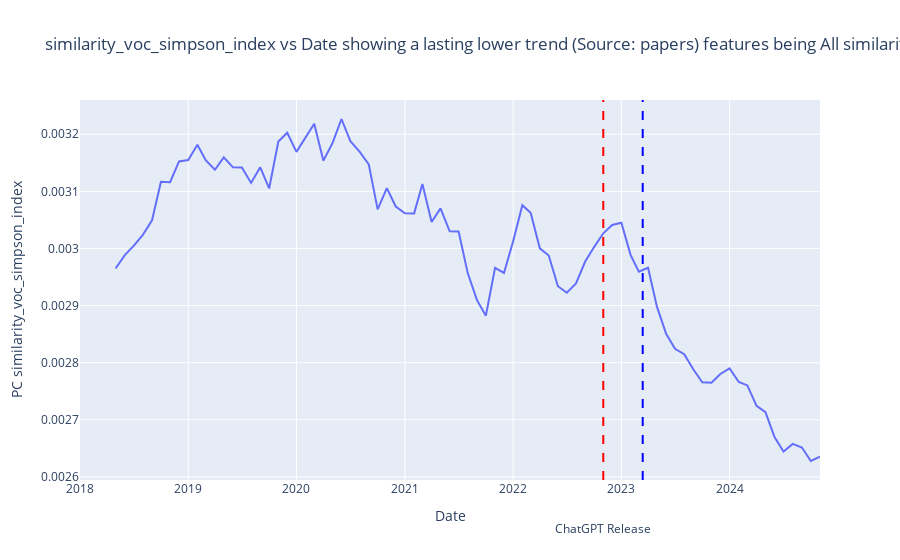
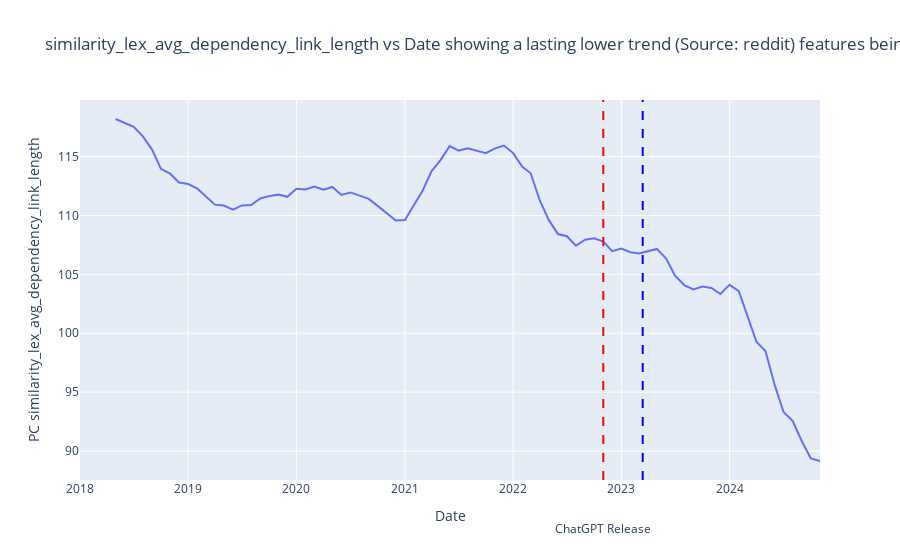
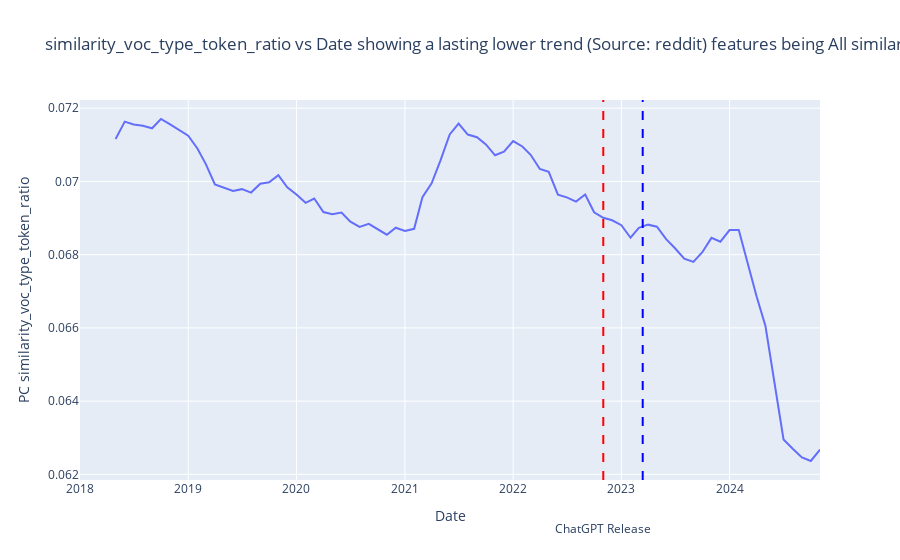
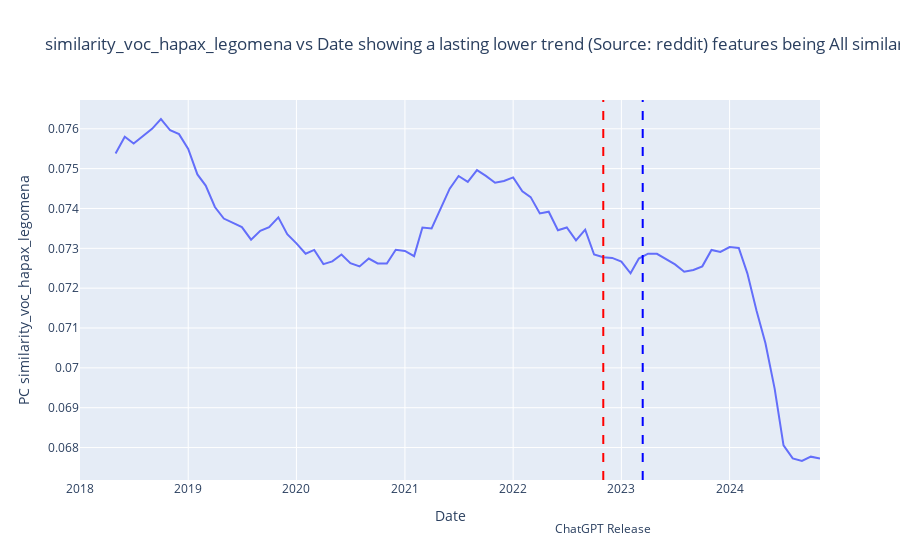

The notebook cell saved with these charts, in order:
### Code cell
for data_source_index in range(3):

    similarity_or_mean_pca_or_not = 1

    data_source = data_sources[data_source_index]
    data_source_prefix = data_sources_prefixes[data_source_index]

    column_prefix = column_prefixes[similarity_or_mean_pca_or_not]
    file_postfix = file_postfixes[similarity_or_mean_pca_or_not]

    df = pd.read_csv(os.path.join(data_source, data_source_prefix + file_postfix))
    results_df = pd.read_csv(
        os.path.join(
            data_source,
            "significant_results_" + column_prefix + data_source_prefix + file_postfix,
        )
    )

    important_columns = results_df[results_df["term"].isin(["POST"])][
        ["PC", "term", "statistic"]
    ]

    for index, row in important_columns.iterrows():
        column = row["PC"]

        if not is_in_importants(column):
            continue
        term = row["term"]
        statistic = row["statistic"]
        trend = "higher" if statistic > 0 else "lower"
        type_of_trend = "shock" if term == "ONSET" else "lasting"
        df["date"] = pd.to_datetime(
            df["year"].astype(str) + "-" + df["month"].astype(str)
        )

        # make the df column with respect to date a bit more smooth using window average
        if similarity_or_mean_pca_or_not in [0, 1]:
            df[column] = np.sqrt(df[column])
        df[column] = df[column].rolling(window=5).mean()

        px.line(
            df,
            x="date",
            y=column,
            title=f"{column} vs Date showing a {type_of_trend} {trend} trend (Source: {data_source}) features being {similarity_or_mean_pca_or_not_str_dict[similarity_or_mean_pca_or_not]}",
            labels={"date": "Date", column: f"PC {column}"},
        ).add_vline(
            x="2022-11-01",
            line_dash="dash",
            line_color="red",
        ).add_vline(
            x="2023-03-14",
            line_dash="dash",
            line_color="blue",
        ).add_annotation(
            x="2022-11-01",
            y=-0.1,
            text="ChatGPT Release",
            showarrow=False,
            xanchor="center",
            yanchor="top",
            yref="paper",
        ).add_annotation(
            x="2023-03-14",
            y=-0.2,
            text="GPT-4 Release",
            showarrow=False,
            xanchor="center",
            yanchor="top",
            yref="paper",
        ).show()

        plt.show()
        plt.close()

### Figure 1 — Plotly figure (JSON) as saved in the notebook; plotly's stock layout.template omitted (floating-point values rounded to 4 significant figures)
{"data": [{"hovertemplate": "Date=%{x}<br>PC similarity_voc_simpson_index=%{y}<extra></extra>", "legendgroup": "", "line": {"color": "#636efa", "dash": "solid"}, "marker": {"symbol": "circle"}, "mode": "lines", "name": "", "orientation": "v", "showlegend": false, "type": "scatter", "x": ["2018-01-01T00:00:00", "2018-02-01T00:00:00", "2018-03-01T00:00:00", "2018-04-01T00:00:00", "2018-05-01T00:00:00", "2018-06-01T00:00:00", "2018-07-01T00:00:00", "2018-08-01T00:00:00", "2018-09-01T00:00:00", "2018-10-01T00:00:00", "2018-11-01T00:00:00", "2018-12-01T00:00:00", "2019-01-01T00:00:00", "2019-02-01T00:00:00", "2019-03-01T00:00:00", "2019-04-01T00:00:00", "2019-05-01T00:00:00", "2019-06-01T00:00:00", "2019-07-01T00:00:00", "2019-08-01T00:00:00", "2019-09-01T00:00:00", "2019-10-01T00:00:00", "2019-11-01T00:00:00", "2019-12-01T00:00:00", "2020-01-01T00:00:00", "2020-02-01T00:00:00", "2020-03-01T00:00:00", "2020-04-01T00:00:00", "2020-05-01T00:00:00", "2020-06-01T00:00:00", "2020-07-01T00:00:00", "2020-08-01T00:00:00", "2020-09-01T00:00:00", "2020-10-01T00:00:00", "2020-11-01T00:00:00", "2020-12-01T00:00:00", "2021-01-01T00:00:00", "2021-02-01T00:00:00", "2021-03-01T00:00:00", "2021-04-01T00:00:00", "2021-05-01T00:00:00", "2021-06-01T00:00:00", "2021-07-01T00:00:00", "2021-08-01T00:00:00", "2021-09-01T00:00:00", "2021-10-01T00:00:00", "2021-11-01T00:00:00", "2021-12-01T00:00:00", "2022-01-01T00:00:00", "2022-02-01T00:00:00", "2022-03-01T00:00:00", "2022-04-01T00:00:00", "2022-05-01T00:00:00", "2022-06-01T00:00:00", "2022-07-01T00:00:00", "2022-08-01T00:00:00", "2022-09-01T00:00:00", "2022-10-01T00:00:00", "2022-11-01T00:00:00", "2022-12-01T00:00:00", "2023-01-01T00:00:00", "2023-02-01T00:00:00", "2023-03-01T00:00:00", "2023-04-01T00:00:00", "2023-05-01T00:00:00", "2023-06-01T00:00:00", "2023-07-01T00:00:00", "2023-08-01T00:00:00", "2023-09-01T00:00:00", "2023-10-01T00:00:00", "2023-11-01T00:00:00", "2023-12-01T00:00:00", "2024-01-01T00:00:00", "2024-02-01T00:00:00", "2024-03-01T00:00:00", "2024-04-01T00:00:00", "2024-05-01T00:00:00", "2024-06-01T00:00:00", "2024-07-01T00:00:00", "2024-08-01T00:00:00", "2024-09-01T00:00:00", "2024-10-01T00:00:00", "2024-11-01T00:00:00"], "xaxis": "x", "y": [null, null, null, null, 0.002965, 0.002988, 0.003004, 0.003024, 0.003049, 0.003117, 0.003116, 0.003152, 0.003155, 0.003181, 0.003155, 0.003138, 0.00316, 0.003142, 0.003142, 0.003115, 0.003142, 0.003105, 0.003187, 0.003203, 0.003169, 0.003196, 0.003218, 0.003154, 0.003184, 0.003227, 0.003188, 0.00317, 0.003147, 0.003069, 0.003106, 0.003074, 0.003062, 0.003061, 0.003113, 0.003046, 0.00307, 0.00303, 0.00303, 0.002956, 0.002909, 0.002882, 0.002966, 0.002957, 0.003013, 0.003076, 0.003062, 0.003, 0.002988, 0.002934, 0.002922, 0.002939, 0.002977, 0.003002, 0.003027, 0.003041, 0.003045, 0.002989, 0.002959, 0.002966, 0.002898, 0.002851, 0.002824, 0.002815, 0.002788, 0.002766, 0.002765, 0.00278, 0.00279, 0.002766, 0.00276, 0.002724, 0.002713, 0.002669, 0.002644, 0.002658, 0.002652, 0.002628, 0.002636], "yaxis": "y"}], "layout": {"annotations": [{"showarrow": false, "text": "ChatGPT Release", "x": "2022-11-01", "xanchor": "center", "y": -0.1, "yanchor": "top", "yref": "paper"}, {"showarrow": false, "text": "GPT-4 Release", "x": "2023-03-14", "xanchor": "center", "y": -0.2, "yanchor": "top", "yref": "paper"}], "legend": {"tracegroupgap": 0}, "shapes": [{"line": {"color": "red", "dash": "dash"}, "type": "line", "x0": "2022-11-01", "x1": "2022-11-01", "xref": "x", "y0": 0, "y1": 1, "yref": "y domain"}, {"line": {"color": "blue", "dash": "dash"}, "type": "line", "x0": "2023-03-14", "x1": "2023-03-14", "xref": "x", "y0": 0, "y1": 1, "yref": "y domain"}], "title": {"text": "similarity_voc_simpson_index vs Date showing a lasting lower trend (Source: papers) features being All similarities"}, "xaxis": {"anchor": "y", "domain": [0, 1], "title": {"text": "Date"}}, "yaxis": {"anchor": "x", "domain": [0, 1], "title": {"text": "PC similarity_voc_simpson_index"}}}}

### Figure 2 — Plotly figure (JSON) as saved in the notebook; plotly's stock layout.template omitted (floating-point values rounded to 4 significant figures)
{"data": [{"hovertemplate": "Date=%{x}<br>PC similarity_lex_avg_dependency_link_length=%{y}<extra></extra>", "legendgroup": "", "line": {"color": "#636efa", "dash": "solid"}, "marker": {"symbol": "circle"}, "mode": "lines", "name": "", "orientation": "v", "showlegend": false, "type": "scatter", "x": ["2018-01-01T00:00:00", "2018-02-01T00:00:00", "2018-03-01T00:00:00", "2018-04-01T00:00:00", "2018-05-01T00:00:00", "2018-06-01T00:00:00", "2018-07-01T00:00:00", "2018-08-01T00:00:00", "2018-09-01T00:00:00", "2018-10-01T00:00:00", "2018-11-01T00:00:00", "2018-12-01T00:00:00", "2019-01-01T00:00:00", "2019-02-01T00:00:00", "2019-03-01T00:00:00", "2019-04-01T00:00:00", "2019-05-01T00:00:00", "2019-06-01T00:00:00", "2019-07-01T00:00:00", "2019-08-01T00:00:00", "2019-09-01T00:00:00", "2019-10-01T00:00:00", "2019-11-01T00:00:00", "2019-12-01T00:00:00", "2020-01-01T00:00:00", "2020-02-01T00:00:00", "2020-03-01T00:00:00", "2020-04-01T00:00:00", "2020-05-01T00:00:00", "2020-06-01T00:00:00", "2020-07-01T00:00:00", "2020-08-01T00:00:00", "2020-09-01T00:00:00", "2020-10-01T00:00:00", "2020-11-01T00:00:00", "2020-12-01T00:00:00", "2021-01-01T00:00:00", "2021-02-01T00:00:00", "2021-03-01T00:00:00", "2021-04-01T00:00:00", "2021-05-01T00:00:00", "2021-06-01T00:00:00", "2021-07-01T00:00:00", "2021-08-01T00:00:00", "2021-09-01T00:00:00", "2021-10-01T00:00:00", "2021-11-01T00:00:00", "2021-12-01T00:00:00", "2022-01-01T00:00:00", "2022-02-01T00:00:00", "2022-03-01T00:00:00", "2022-04-01T00:00:00", "2022-05-01T00:00:00", "2022-06-01T00:00:00", "2022-07-01T00:00:00", "2022-08-01T00:00:00", "2022-09-01T00:00:00", "2022-10-01T00:00:00", "2022-11-01T00:00:00", "2022-12-01T00:00:00", "2023-01-01T00:00:00", "2023-02-01T00:00:00", "2023-03-01T00:00:00", "2023-04-01T00:00:00", "2023-05-01T00:00:00", "2023-06-01T00:00:00", "2023-07-01T00:00:00", "2023-08-01T00:00:00", "2023-09-01T00:00:00", "2023-10-01T00:00:00", "2023-11-01T00:00:00", "2023-12-01T00:00:00", "2024-01-01T00:00:00", "2024-02-01T00:00:00", "2024-03-01T00:00:00", "2024-04-01T00:00:00", "2024-05-01T00:00:00", "2024-06-01T00:00:00", "2024-07-01T00:00:00", "2024-08-01T00:00:00", "2024-09-01T00:00:00", "2024-10-01T00:00:00", "2024-11-01T00:00:00"], "xaxis": "x", "y": [null, null, null, null, 118.2, 117.9, 117.5, 116.7, 115.6, 114.0, 113.6, 112.8, 112.7, 112.3, 111.6, 110.9, 110.8, 110.5, 110.9, 110.9, 111.4, 111.6, 111.8, 111.6, 112.3, 112.2, 112.5, 112.2, 112.4, 111.7, 112.0, 111.7, 111.4, 110.8, 110.2, 109.6, 109.6, 110.9, 112.1, 113.8, 114.7, 115.9, 115.5, 115.7, 115.5, 115.3, 115.7, 115.9, 115.3, 114.1, 113.6, 111.3, 109.6, 108.4, 108.2, 107.4, 107.9, 108.1, 107.8, 107.0, 107.2, 106.9, 106.8, 107.0, 107.2, 106.3, 104.9, 104.1, 103.7, 104.0, 103.8, 103.3, 104.1, 103.6, 101.5, 99.26, 98.49, 95.62, 93.32, 92.54, 90.81, 89.37, 89.15], "yaxis": "y"}], "layout": {"annotations": [{"showarrow": false, "text": "ChatGPT Release", "x": "2022-11-01", "xanchor": "center", "y": -0.1, "yanchor": "top", "yref": "paper"}, {"showarrow": false, "text": "GPT-4 Release", "x": "2023-03-14", "xanchor": "center", "y": -0.2, "yanchor": "top", "yref": "paper"}], "legend": {"tracegroupgap": 0}, "shapes": [{"line": {"color": "red", "dash": "dash"}, "type": "line", "x0": "2022-11-01", "x1": "2022-11-01", "xref": "x", "y0": 0, "y1": 1, "yref": "y domain"}, {"line": {"color": "blue", "dash": "dash"}, "type": "line", "x0": "2023-03-14", "x1": "2023-03-14", "xref": "x", "y0": 0, "y1": 1, "yref": "y domain"}], "title": {"text": "similarity_lex_avg_dependency_link_length vs Date showing a lasting lower trend (Source: reddit) features being All similarities"}, "xaxis": {"anchor": "y", "domain": [0, 1], "title": {"text": "Date"}}, "yaxis": {"anchor": "x", "domain": [0, 1], "title": {"text": "PC similarity_lex_avg_dependency_link_length"}}}}

### Figure 3 — Plotly figure (JSON) as saved in the notebook; plotly's stock layout.template omitted (floating-point values rounded to 4 significant figures)
{"data": [{"hovertemplate": "Date=%{x}<br>PC similarity_voc_type_token_ratio=%{y}<extra></extra>", "legendgroup": "", "line": {"color": "#636efa", "dash": "solid"}, "marker": {"symbol": "circle"}, "mode": "lines", "name": "", "orientation": "v", "showlegend": false, "type": "scatter", "x": ["2018-01-01T00:00:00", "2018-02-01T00:00:00", "2018-03-01T00:00:00", "2018-04-01T00:00:00", "2018-05-01T00:00:00", "2018-06-01T00:00:00", "2018-07-01T00:00:00", "2018-08-01T00:00:00", "2018-09-01T00:00:00", "2018-10-01T00:00:00", "2018-11-01T00:00:00", "2018-12-01T00:00:00", "2019-01-01T00:00:00", "2019-02-01T00:00:00", "2019-03-01T00:00:00", "2019-04-01T00:00:00", "2019-05-01T00:00:00", "2019-06-01T00:00:00", "2019-07-01T00:00:00", "2019-08-01T00:00:00", "2019-09-01T00:00:00", "2019-10-01T00:00:00", "2019-11-01T00:00:00", "2019-12-01T00:00:00", "2020-01-01T00:00:00", "2020-02-01T00:00:00", "2020-03-01T00:00:00", "2020-04-01T00:00:00", "2020-05-01T00:00:00", "2020-06-01T00:00:00", "2020-07-01T00:00:00", "2020-08-01T00:00:00", "2020-09-01T00:00:00", "2020-10-01T00:00:00", "2020-11-01T00:00:00", "2020-12-01T00:00:00", "2021-01-01T00:00:00", "2021-02-01T00:00:00", "2021-03-01T00:00:00", "2021-04-01T00:00:00", "2021-05-01T00:00:00", "2021-06-01T00:00:00", "2021-07-01T00:00:00", "2021-08-01T00:00:00", "2021-09-01T00:00:00", "2021-10-01T00:00:00", "2021-11-01T00:00:00", "2021-12-01T00:00:00", "2022-01-01T00:00:00", "2022-02-01T00:00:00", "2022-03-01T00:00:00", "2022-04-01T00:00:00", "2022-05-01T00:00:00", "2022-06-01T00:00:00", "2022-07-01T00:00:00", "2022-08-01T00:00:00", "2022-09-01T00:00:00", "2022-10-01T00:00:00", "2022-11-01T00:00:00", "2022-12-01T00:00:00", "2023-01-01T00:00:00", "2023-02-01T00:00:00", "2023-03-01T00:00:00", "2023-04-01T00:00:00", "2023-05-01T00:00:00", "2023-06-01T00:00:00", "2023-07-01T00:00:00", "2023-08-01T00:00:00", "2023-09-01T00:00:00", "2023-10-01T00:00:00", "2023-11-01T00:00:00", "2023-12-01T00:00:00", "2024-01-01T00:00:00", "2024-02-01T00:00:00", "2024-03-01T00:00:00", "2024-04-01T00:00:00", "2024-05-01T00:00:00", "2024-06-01T00:00:00", "2024-07-01T00:00:00", "2024-08-01T00:00:00", "2024-09-01T00:00:00", "2024-10-01T00:00:00", "2024-11-01T00:00:00"], "xaxis": "x", "y": [null, null, null, null, 0.07116, 0.07163, 0.07156, 0.07152, 0.07145, 0.07171, 0.07156, 0.07142, 0.07125, 0.0709, 0.07048, 0.06992, 0.06983, 0.06974, 0.06979, 0.0697, 0.06994, 0.06998, 0.07017, 0.06984, 0.06964, 0.06942, 0.06953, 0.06916, 0.06911, 0.06915, 0.0689, 0.06876, 0.06884, 0.06869, 0.06855, 0.06874, 0.06865, 0.06871, 0.06957, 0.06995, 0.07057, 0.07128, 0.07158, 0.07128, 0.07121, 0.07101, 0.07071, 0.07081, 0.0711, 0.07095, 0.07073, 0.07034, 0.07026, 0.06964, 0.06956, 0.06945, 0.06964, 0.06916, 0.06901, 0.06894, 0.06881, 0.06846, 0.06873, 0.06882, 0.06876, 0.06842, 0.06818, 0.06789, 0.0678, 0.06807, 0.06846, 0.06835, 0.06867, 0.06867, 0.0678, 0.06686, 0.06605, 0.06446, 0.06295, 0.0627, 0.06246, 0.06236, 0.06268], "yaxis": "y"}], "layout": {"annotations": [{"showarrow": false, "text": "ChatGPT Release", "x": "2022-11-01", "xanchor": "center", "y": -0.1, "yanchor": "top", "yref": "paper"}, {"showarrow": false, "text": "GPT-4 Release", "x": "2023-03-14", "xanchor": "center", "y": -0.2, "yanchor": "top", "yref": "paper"}], "legend": {"tracegroupgap": 0}, "shapes": [{"line": {"color": "red", "dash": "dash"}, "type": "line", "x0": "2022-11-01", "x1": "2022-11-01", "xref": "x", "y0": 0, "y1": 1, "yref": "y domain"}, {"line": {"color": "blue", "dash": "dash"}, "type": "line", "x0": "2023-03-14", "x1": "2023-03-14", "xref": "x", "y0": 0, "y1": 1, "yref": "y domain"}], "title": {"text": "similarity_voc_type_token_ratio vs Date showing a lasting lower trend (Source: reddit) features being All similarities"}, "xaxis": {"anchor": "y", "domain": [0, 1], "title": {"text": "Date"}}, "yaxis": {"anchor": "x", "domain": [0, 1], "title": {"text": "PC similarity_voc_type_token_ratio"}}}}

### Figure 4 — Plotly figure (JSON) as saved in the notebook; plotly's stock layout.template omitted (floating-point values rounded to 4 significant figures)
{"data": [{"hovertemplate": "Date=%{x}<br>PC similarity_voc_hapax_legomena=%{y}<extra></extra>", "legendgroup": "", "line": {"color": "#636efa", "dash": "solid"}, "marker": {"symbol": "circle"}, "mode": "lines", "name": "", "orientation": "v", "showlegend": false, "type": "scatter", "x": ["2018-01-01T00:00:00", "2018-02-01T00:00:00", "2018-03-01T00:00:00", "2018-04-01T00:00:00", "2018-05-01T00:00:00", "2018-06-01T00:00:00", "2018-07-01T00:00:00", "2018-08-01T00:00:00", "2018-09-01T00:00:00", "2018-10-01T00:00:00", "2018-11-01T00:00:00", "2018-12-01T00:00:00", "2019-01-01T00:00:00", "2019-02-01T00:00:00", "2019-03-01T00:00:00", "2019-04-01T00:00:00", "2019-05-01T00:00:00", "2019-06-01T00:00:00", "2019-07-01T00:00:00", "2019-08-01T00:00:00", "2019-09-01T00:00:00", "2019-10-01T00:00:00", "2019-11-01T00:00:00", "2019-12-01T00:00:00", "2020-01-01T00:00:00", "2020-02-01T00:00:00", "2020-03-01T00:00:00", "2020-04-01T00:00:00", "2020-05-01T00:00:00", "2020-06-01T00:00:00", "2020-07-01T00:00:00", "2020-08-01T00:00:00", "2020-09-01T00:00:00", "2020-10-01T00:00:00", "2020-11-01T00:00:00", "2020-12-01T00:00:00", "2021-01-01T00:00:00", "2021-02-01T00:00:00", "2021-03-01T00:00:00", "2021-04-01T00:00:00", "2021-05-01T00:00:00", "2021-06-01T00:00:00", "2021-07-01T00:00:00", "2021-08-01T00:00:00", "2021-09-01T00:00:00", "2021-10-01T00:00:00", "2021-11-01T00:00:00", "2021-12-01T00:00:00", "2022-01-01T00:00:00", "2022-02-01T00:00:00", "2022-03-01T00:00:00", "2022-04-01T00:00:00", "2022-05-01T00:00:00", "2022-06-01T00:00:00", "2022-07-01T00:00:00", "2022-08-01T00:00:00", "2022-09-01T00:00:00", "2022-10-01T00:00:00", "2022-11-01T00:00:00", "2022-12-01T00:00:00", "2023-01-01T00:00:00", "2023-02-01T00:00:00", "2023-03-01T00:00:00", "2023-04-01T00:00:00", "2023-05-01T00:00:00", "2023-06-01T00:00:00", "2023-07-01T00:00:00", "2023-08-01T00:00:00", "2023-09-01T00:00:00", "2023-10-01T00:00:00", "2023-11-01T00:00:00", "2023-12-01T00:00:00", "2024-01-01T00:00:00", "2024-02-01T00:00:00", "2024-03-01T00:00:00", "2024-04-01T00:00:00", "2024-05-01T00:00:00", "2024-06-01T00:00:00", "2024-07-01T00:00:00", "2024-08-01T00:00:00", "2024-09-01T00:00:00", "2024-10-01T00:00:00", "2024-11-01T00:00:00"], "xaxis": "x", "y": [null, null, null, null, 0.07538, 0.0758, 0.07563, 0.07581, 0.076, 0.07625, 0.07596, 0.07587, 0.0755, 0.07485, 0.07457, 0.07404, 0.07375, 0.07364, 0.07353, 0.07322, 0.07344, 0.07353, 0.07378, 0.07335, 0.07312, 0.07286, 0.07296, 0.0726, 0.07267, 0.07284, 0.07263, 0.07255, 0.07274, 0.07262, 0.07262, 0.07296, 0.07294, 0.0728, 0.07352, 0.0735, 0.074, 0.0745, 0.07481, 0.07467, 0.07496, 0.07482, 0.07465, 0.07469, 0.07478, 0.07443, 0.07429, 0.07387, 0.07392, 0.07345, 0.07352, 0.0732, 0.07347, 0.07284, 0.07278, 0.07276, 0.07267, 0.07237, 0.07274, 0.07286, 0.07286, 0.07273, 0.0726, 0.07241, 0.07246, 0.07255, 0.07296, 0.07291, 0.07303, 0.07301, 0.07237, 0.07144, 0.07062, 0.06948, 0.06806, 0.06773, 0.06766, 0.06777, 0.06772], "yaxis": "y"}], "layout": {"annotations": [{"showarrow": false, "text": "ChatGPT Release", "x": "2022-11-01", "xanchor": "center", "y": -0.1, "yanchor": "top", "yref": "paper"}, {"showarrow": false, "text": "GPT-4 Release", "x": "2023-03-14", "xanchor": "center", "y": -0.2, "yanchor": "top", "yref": "paper"}], "legend": {"tracegroupgap": 0}, "shapes": [{"line": {"color": "red", "dash": "dash"}, "type": "line", "x0": "2022-11-01", "x1": "2022-11-01", "xref": "x", "y0": 0, "y1": 1, "yref": "y domain"}, {"line": {"color": "blue", "dash": "dash"}, "type": "line", "x0": "2023-03-14", "x1": "2023-03-14", "xref": "x", "y0": 0, "y1": 1, "yref": "y domain"}], "title": {"text": "similarity_voc_hapax_legomena vs Date showing a lasting lower trend (Source: reddit) features being All similarities"}, "xaxis": {"anchor": "y", "domain": [0, 1], "title": {"text": "Date"}}, "yaxis": {"anchor": "x", "domain": [0, 1], "title": {"text": "PC similarity_voc_hapax_legomena"}}}}
